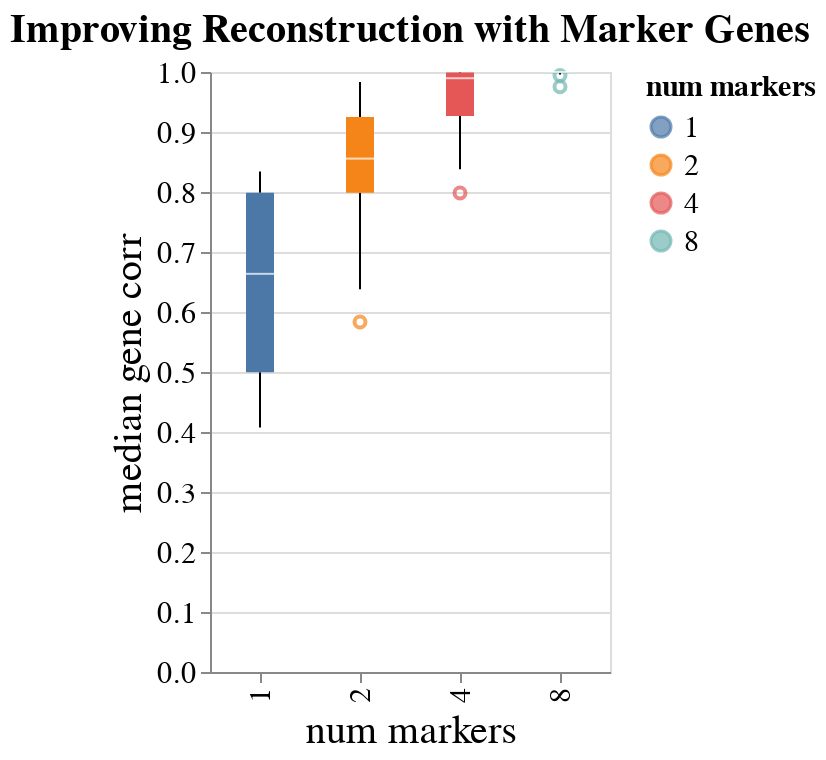

Here is the notebook cell this chart was saved with:
### Code cell
pl_width = 200
tit = 'Improving Reconstruction with Marker Genes'
base = alt.Chart(df_results_sl[['median gene corr', 'num markers']], title=tit, width=pl_width)
scale_y = alt.Scale(domain=[0.0,1])
pl_sl = base.mark_boxplot().encode(x='num markers:N', y=alt.Y('median gene corr:Q', scale=scale_y), color='num markers:N')

fname = os.path.join(outdir, 'reconstruction_corr_nmarkers.html')
to_paper(pl_sl)#.save(fname)

### Figure 1 — Vega-Lite specification as saved in the notebook (floating-point values rounded to 4 significant figures)
{"config": {"view": {"continuousWidth": 400, "continuousHeight": 300}, "axis": {"labelFontSize": 15, "titleFontSize": 20, "titleFontWeight": "normal"}, "legend": {"labelFontSize": 15, "titleFontSize": 15}, "title": {"fontSize": 20}}, "data": {"name": "data-80406c970ea15ef90959154850c0ab0a"}, "mark": "boxplot", "encoding": {"color": {"type": "nominal", "field": "num markers"}, "x": {"type": "nominal", "field": "num markers"}, "y": {"type": "quantitative", "field": "median gene corr", "scale": {"domain": [0.0, 1]}}}, "title": "Improving Reconstruction with Marker Genes", "width": 200, "$schema": "https://vega.github.io/schema/vega-lite/v4.8.1.json", "datasets": {"data-80406c970ea15ef90959154850c0ab0a": [{"median gene corr": 0.4926, "num markers": 1}, {"median gene corr": 0.4913, "num markers": 1}, {"median gene corr": 0.834, "num markers": 1}, {"median gene corr": 0.428, "num markers": 1}, {"median gene corr": 0.7961, "num markers": 1}, {"median gene corr": 0.5019, "num markers": 1}, {"median gene corr": 0.7843, "num markers": 1}, {"median gene corr": 0.8153, "num markers": 1}, {"median gene corr": 0.5495, "num markers": 1}, {"median gene corr": 0.5698, "num markers": 1}, {"median gene corr": 0.8059, "num markers": 1}, {"median gene corr": 0.7203, "num markers": 1}, {"median gene corr": 0.5936, "num markers": 1}, {"median gene corr": 0.8296, "num markers": 1}, {"median gene corr": 0.4075, "num markers": 1}, {"median gene corr": 0.7944, "num markers": 1}, {"median gene corr": 0.6831, "num markers": 1}, {"median gene corr": 0.4271, "num markers": 1}, {"median gene corr": 0.8324, "num markers": 1}, {"median gene corr": 0.6441, "num markers": 1}, {"median gene corr": 0.8603, "num markers": 2}, {"median gene corr": 0.6485, "num markers": 2}, {"median gene corr": 0.6379, "num markers": 2}, {"median gene corr": 0.9467, "num markers": 2}, {"median gene corr": 0.7893, "num markers": 2}, {"median gene corr": 0.9514, "num markers": 2}, {"median gene corr": 0.9834, "num markers": 2}, {"median gene corr": 0.8403, "num markers": 2}, {"median gene corr": 0.5833, "num markers": 2}, {"median gene corr": 0.8625, "num markers": 2}, {"median gene corr": 0.7042, "num markers": 2}, {"median gene corr": 0.8475, "num markers": 2}, {"median gene corr": 0.841, "num markers": 2}, {"median gene corr": 0.8758, "num markers": 2}, {"median gene corr": 0.9376, "num markers": 2}, {"median gene corr": 0.9207, "num markers": 2}, {"median gene corr": 0.8627, "num markers": 2}, {"median gene corr": 0.8017, "num markers": 2}, {"median gene corr": 0.9652, "num markers": 2}, {"median gene corr": 0.851, "num markers": 2}, {"median gene corr": 0.9826, "num markers": 4}, {"median gene corr": 0.9992, "num markers": 4}, {"median gene corr": 0.9993, "num markers": 4}, {"median gene corr": 0.7984, "num markers": 4}, {"median gene corr": 0.8379, "num markers": 4}, {"median gene corr": 0.9081, "num markers": 4}, {"median gene corr": 0.971, "num markers": 4}, {"median gene corr": 1.0, "num markers": 4}, {"median gene corr": 0.9978, "num markers": 4}, {"median gene corr": 0.9967, "num markers": 4}, {"median gene corr": 0.9336, "num markers": 4}, {"median gene corr": 1.0, "num markers": 4}, {"median gene corr": 0.8684, "num markers": 4}, {"median gene corr": 1.0, "num markers": 4}, {"median gene corr": 0.9618, "num markers": 4}, {"median gene corr": 0.9245, "num markers": 4}, {"median gene corr": 0.9273, "num markers": 4}, {"median gene corr": 0.999, "num markers": 4}, {"median gene corr": 1.0, "num markers": 4}, {"median gene corr": 0.9982, "num markers": 4}, {"median gene corr": 0.996, "num markers": 8}, {"median gene corr": 1.0, "num markers": 8}, {"median gene corr": 1.0, "num markers": 8}, {"median gene corr": 1.0, "num markers": 8}, {"median gene corr": 1.0, "num markers": 8}, {"median gene corr": 0.9999, "num markers": 8}, {"median gene corr": 0.9972, "num markers": 8}, {"median gene corr": 1.0, "num markers": 8}, {"median gene corr": 0.9942, "num markers": 8}, {"median gene corr": 1.0, "num markers": 8}, {"median gene corr": 1.0, "num markers": 8}, {"median gene corr": 0.9984, "num markers": 8}, {"median gene corr": 0.9753, "num markers": 8}, {"median gene corr": 1.0, "num markers": 8}, {"median gene corr": 1.0, "num markers": 8}, {"median gene corr": 1.0, "num markers": 8}, {"median gene corr": 0.9996, "num markers": 8}, {"median gene corr": 1.0, "num markers": 8}, {"median gene corr": 1.0, "num markers": 8}, {"median gene corr": 0.9967, "num markers": 8}]}}
